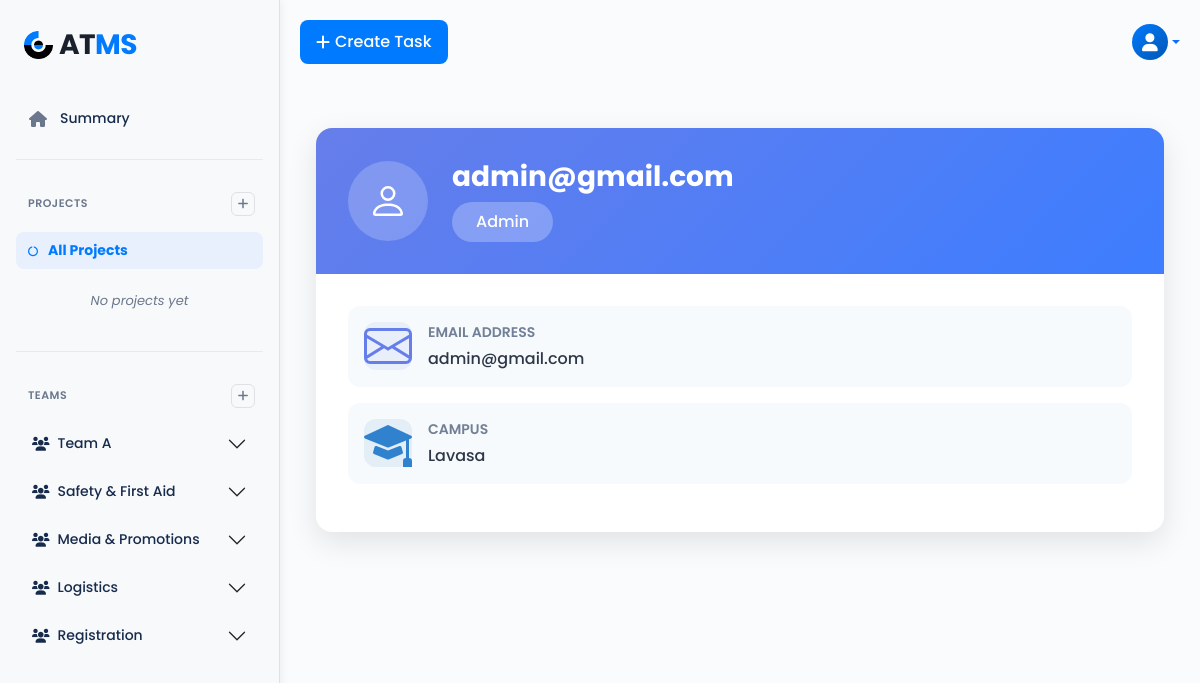
The app's page /accounts/profile/ (signed in), older data.
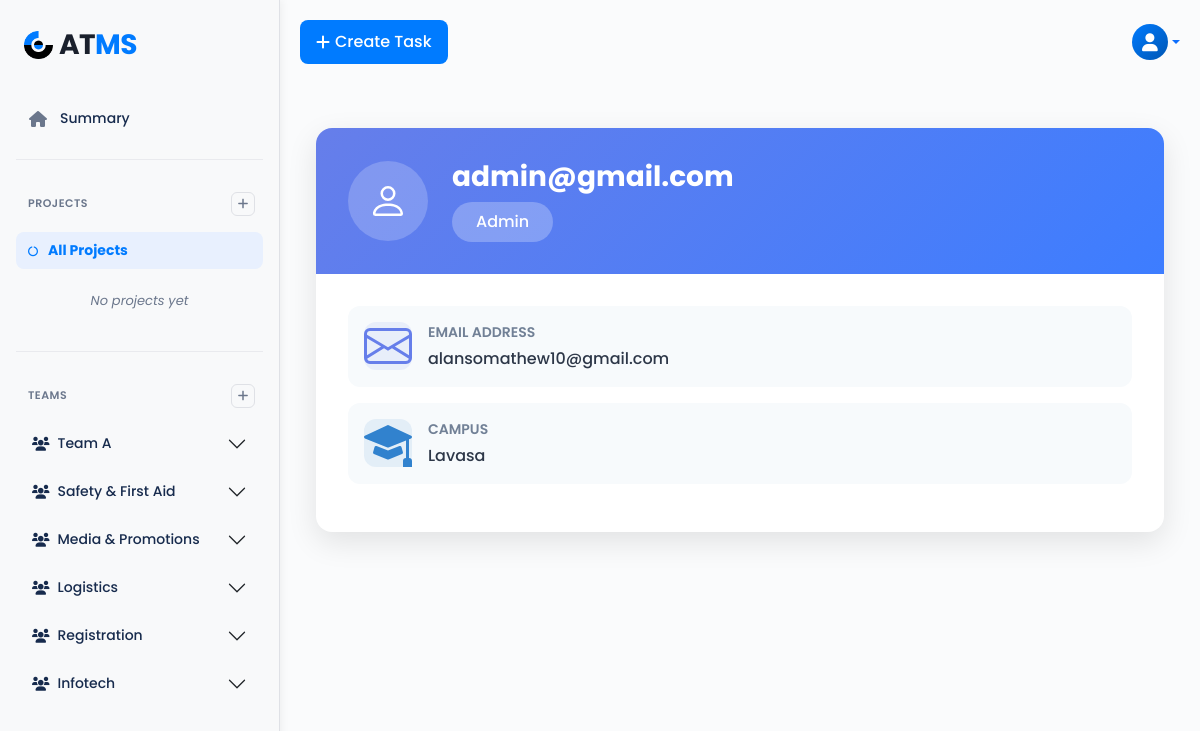
The same page, newer data.
### accounts/models.py (models this page shows, shortened)
class Team(models.Model):
    name = models.CharField(max_length=100)
    description = models.TextField(blank=True, null=True)
    staff = models.ForeignKey(CustomUser, on_delete=models.CASCADE, related_name='teams')
    members = models.ManyToManyField(CustomUser, blank=True, related_name='student_teams')
    head = models.ForeignKey(CustomUser, on_delete=models.SET_NULL, null=True, related_name="team_head")

class CustomUser(AbstractUser):
    emp_id = models.CharField(max_length=20, blank=True, null=True)
    campus = models.ForeignKey('Campus', on_delete=models.SET_NULL, null=True, blank=True)
    school = models.ForeignKey('School', on_delete=models.SET_NULL, null=True, blank=True)
    department = models.ManyToManyField('Department', blank=True)
    phone_number = models.CharField(max_length=15, blank=True, null=True)
    gender = models.CharField(max_length=10, blank=True, null=True)
    phone_no = models.CharField(max_length=15, blank=True, null=True)
    role = models.CharField(
        max_length=10,
        choices=[('admin', 'Admin'), ('hod', 'HOD'), ('staff', 'Staff'), ('student', 'Student')],
        blank=True, null=True,
    )
    email = models.EmailField(unique=True)
    USERNAME_FIELD = 'email'  # login using email
    REQUIRED_FIELDS = ['username']        # must NOT include 'email'

class Campus(models.Model):
    name = models.CharField(max_length=255)

### accounts/views.py (the view)
# urls.py: path("profile/", views.profile_view, name="profile"),
def profile_view(request):
    user = request.user
    if user.role == 'hod':
        hod_departments = user.department.all()
        staff_qs = CustomUser.objects.filter(role='staff', department__in=hod_departments).distinct()
        projects = Project.objects.filter(
            Q(created_by=user) |
            Q(created_by__in=staff_qs) |
            Q(department__in=hod_departments)
        ).distinct()
    else:  # Staff
        projects = Project.objects.filter(
            Q(tasks__assigned_to=user) | Q(created_by=user)
        ).distinct()
    project_id = request.GET.get('project')
    current_project = get_object_or_404(projects, id=project_id) if project_id else None
    if current_project:
        tasks = Task.objects.filter(project=current_project)
    else:
        tasks = Task.objects.filter(project__in=projects)
    query = request.GET.get('q')
    status = request.GET.get('status')
    priority = request.GET.get('priority')
    team_filter = request.GET.get('team')
    if query:
        tasks = tasks.filter(title__icontains=query)
    if status:
        tasks = tasks.filter(status=status)
    if priority:
        tasks = tasks.filter(priority=priority)
    if team_filter:
        tasks = tasks.filter(team__id=team_filter)
    staff_and_students = CustomUser.objects.filter(
        role='staff', department__in=request.user.department.all()
    )
    teams = Team.objects.prefetch_related(
        Prefetch("members", queryset=CustomUser.objects.all())
    ).all()
    context = {
        'projects': projects,
        'tasks': tasks,
        'teams': teams,
        'current_project': current_project,
        'active_tab': 'backlog',
        'staff_and_students': staff_and_students,  # Pass filtered staff members
    }
    return render(request, "accounts/profile.html", context)

### accounts/context_processors.py (called while the page is built)
def all_projects(request):
    projects = Project.objects.all()
    return {'projects': projects}

def global_teams_and_students(request):
    teams = Team.objects.all()
    students = User.objects.filter(role='staff')
    return {
        'teams': teams,
        'students': students
    }

### accounts/templates/accounts/profile.html (shortened to what this page needs)
{% extends "base.html" %}
{% block content %}
<div class="profile-container">
  <div class="profile-card">
    <div class="profile-card-header">
      <div class="profile-icon-wrapper">
        <svg xmlns="http://www.w3.org/2000/svg" viewBox="0 0 16 16">
          <path d="M8 8a3 3 0 1 0 0-6 3 3 0 0 0 0 6zm2-3a2 2 0 1 1-4 0 2 2 0 0 1 4 0zm4 8c0 1-1 1-1 1H3s-1 0-1-1 1-4 6-4 6 3 6 4zm-1-.004c-.001-.246-.154-.986-.832-1.664C11.516 10.68 10.289 10 8 10c-2.29 0-3.516.68-4.168 1.332-.678.678-.83 1.418-.832 1.664h10z"/>
        </svg>
      </div>
      <div>
        <h2 class="profile-title">{{ request.user.username }}</h2>
        <span class="profile-role-badge">{{ request.user.role|capfirst }}</span>
      </div>
    </div>
    <div class="profile-card-body">
      <div class="profile-info-item">
        <div class="profile-icon-box icon-primary">
        </div>
        <div class="profile-info-content">
          <div class="profile-info-label">Email Address</div>
          <p class="profile-info-value">{{ request.user.email }}</p>
        </div>
      </div>
      {% if request.user.campus %}
      <div class="profile-info-item">
        <div class="profile-icon-box icon-info">
        </div>
        <div class="profile-info-content">
          <div class="profile-info-label">Campus</div>
          <p class="profile-info-value">{{ request.user.campus.name }}</p>
        </div>
      </div>
      {% endif %}
    </div>
  </div>
</div>
{% endblock %}

### templates/base.html (shortened to what the changed rows need)
<!DOCTYPE html>
<html lang="en">
{% load static %}
<head>
  <link rel="stylesheet" href="https://cdn.jsdelivr.net/npm/bootstrap@5.3.2/dist/css/bootstrap.min.css">
  <link rel="stylesheet" href="https://cdnjs.cloudflare.com/ajax/libs/font-awesome/6.0.0-beta3/css/all.min.css">
</head>
<body>
<div class="main-container">
  <div class="sidebar">
      <div class="accordion accordion-flush" id="teamsAccordion">
          {% for team in teams %}
          <div class="accordion-item">
              <h2 class="accordion-header" id="headingTeam{{ team.id }}">
                  <button class="accordion-button collapsed"
                          type="button" data-bs-toggle="collapse"
                          data-bs-target="#collapseTeam{{ team.id }}"
                          aria-expanded="false" aria-controls="collapseTeam{{ team.id }}">
                      <i class="fas fa-users me-2"></i> {{ team.name }}
                  </button>
              </h2>
          </div>
          {% empty %}
          <div class="empty-state">No teams yet</div>
          {% endfor %}
      </div>
  </div>
  <div class="main-content">
    {% block content %}{% endblock %}
  </div>
</div>
</body>
</html>

Row changes from the older to the newer data that the page shows:
added Team: name "Infotech"
changed CustomUser "admin@gmail.com": user.email "admin@gmail.com" → "alansomathew10@gmail.com"
